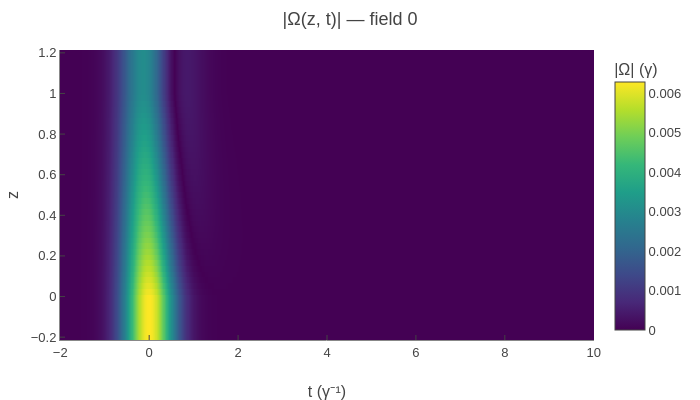

Here is the notebook cell this chart was saved with:
### Markdown cell above
First we'll look at the results in the time domain as usual.

### Code cell
from maxwellbloch.plot import fields

fields.field_spacetime(mbs).show()

### Figure 1 — Plotly figure (JSON) as saved in the notebook; plotly's stock layout.template omitted (floating-point values rounded to 4 significant figures; data arrays with more than 128 entries replaced by an {"elided": "..."} marker saying what was removed)
{"data": [{"colorbar": {"title": {"text": "|Ω| (γ)"}}, "colorscale": [[0, "#440154"], [0.1111, "#482878"], [0.2222, "#3e4989"], [0.3333, "#31688e"], [0.4444, "#26828e"], [0.5556, "#1f9e89"], [0.6667, "#35b779"], [0.7778, "#6ece58"], [0.8889, "#b5de2b"], [1, "#fde725"]], "type": "heatmap", "x": {"elided": "1001 float values"}, "y": [-0.2, -0.172, -0.144, -0.116, -0.088, -0.06, -0.032, -0.004, 0.024, 0.052, 0.08, 0.108, 0.136, 0.164, 0.192, 0.22, 0.248, 0.276, 0.304, 0.332, 0.36, 0.388, 0.416, 0.444, 0.472, 0.5, 0.528, 0.556, 0.584, 0.612, 0.64, 0.668, 0.696, 0.724, 0.752, 0.78, 0.808, 0.836, 0.864, 0.892, 0.92, 0.948, 0.976, 1.004, 1.032, 1.06, 1.088, 1.116, 1.144, 1.172, 1.2], "z": {"elided": "51x1001 float values"}}], "layout": {"height": 400, "title": {"text": "|Ω(z, t)| — field 0"}, "width": 700, "xaxis": {"title": {"text": "t (γ⁻¹)"}}, "yaxis": {"title": {"text": "z"}}}}
